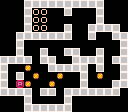

A level layout from a 2D game, rendered from its tile map. Below: a short description, then the map file with its tile-grid data intact:
An orthogonal 16x14 tile map with 8x8 px tiles, 1 tile layer (tiles).

<map version="1.0" tiledversion="1.0.2" orientation="orthogonal" renderorder="left-up" width="16" height="14" tilewidth="8" tileheight="8" nextobjectid="1">
 <tileset firstgid="1" source="tileset.tsx" />
 <layer name="tiles" width="16" height="14">
  <data encoding="csv">
0,0,0,5,5,5,5,5,5,5,5,5,5,0,0,0,0,0,0,5,2,2,0,0,5,0,0,0,5,0,0,0,0,0,0,5,2,2,0,0,0,0,0,0,5,0,0,0,0,0,0,5,2,2,0,0,5,0,0,5,5,5,5,0,0,0,5,5,5,5,5,5,5,0,0,5,0,0,5,5,0,0,5,0,0,0,0,0,0,0,0,0,0,0,0,5,0,0,5,0,0,5,0,0,5,5,0,0,5,0,0,5,5,5,5,5,0,5,5,0,0,5,5,5,5,0,5,5,5,0,0,1,0,0,5,5,5,5,5,0,5,0,0,5,5,0,5,0,1,0,0,1,0,0,5,0,1,0,0,5,5,0,3,1,0,0,1,0,0,0,5,0,0,0,5,5,5,5,5,5,0,5,5,0,5,5,5,5,5,5,5,0,0,0,0,5,0,0,0,0,5,0,0,0,0,0,0,0,0,0,0,5,5,5,5,5,5,0,0,0,0,0,0,0
</data>
 </layer>
</map>
